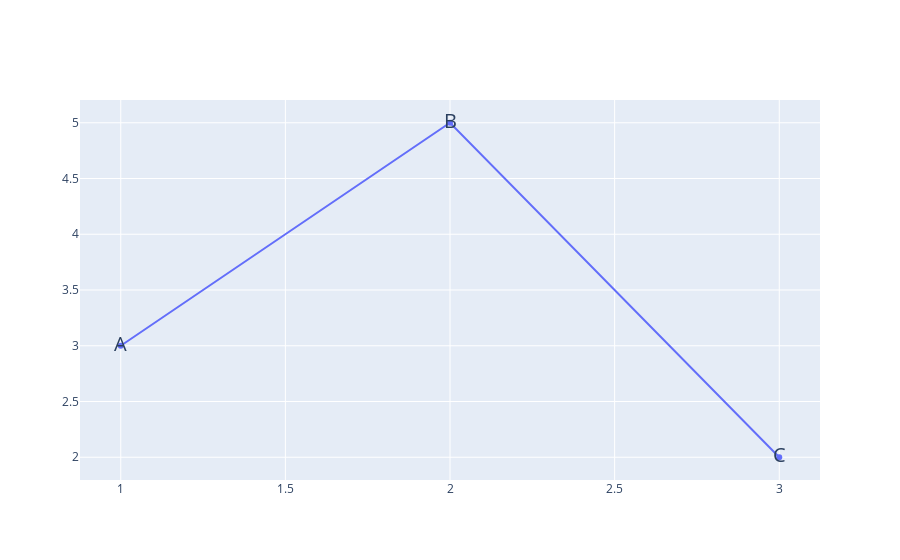

The code cell stored with this chart in its notebook:
### Markdown cell above
### 4.3.1 テキストの描画と設定

### Code cell
import plotly.graph_objects as go

go.Figure(
    go.Scatter(
        x=[1, 2, 3],
        y=[3, 5, 2],
        text=["A", "B", "C"],
        mode="text+markers+lines",  # ❶ テキストを描画 複数のモードを指定する場合は'lines+text'のように+で連結
        textfont={"size": 20},  # ❷ フォントサイズを指定
    )
).show()

### Figure 1 — Plotly figure (JSON) as saved in the notebook; plotly's stock layout.template omitted (floating-point values rounded to 4 significant figures)
{"data": [{"mode": "text+markers+lines", "text": ["A", "B", "C"], "textfont": {"size": 20}, "type": "scatter", "x": [1, 2, 3], "y": [3, 5, 2]}], "layout": {}}
